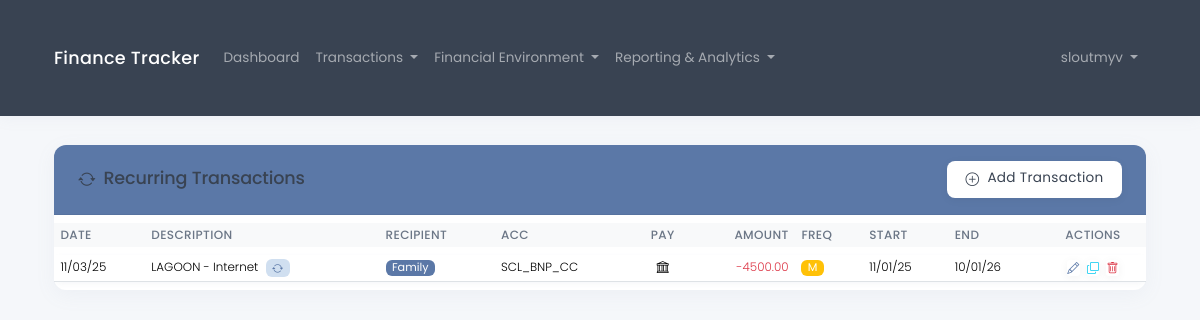
Page /en/transactions/recurring/ (signed in) on the earlier database version.
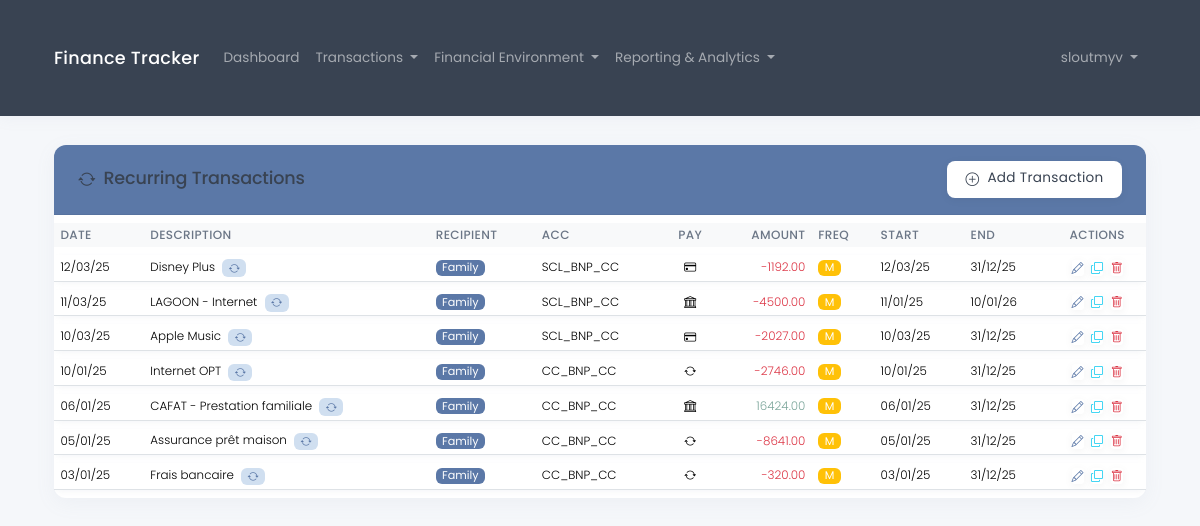
Same page on the later database version.
### core/models.py (models this page shows, shortened)
class Transaction(models.Model):
    TRANSACTION_TYPE_CHOICES = [
        ('expense', _('Expense')),
        ('income', _('Income')),
    ]
    RECURRENCE_CHOICES = [
        ('daily', _('Daily')),
        ('weekly', _('Weekly')),
        ('monthly', _('Monthly')),
        ('quarterly', _('Quarterly')),
        ('annually', _('Annually')),
    ]
    tax_household = models.ForeignKey(
        TaxHousehold,
        on_delete=models.CASCADE,
        related_name='transactions',
        help_text=_("The tax household this transaction belongs to")
    )
    date = models.DateField(
        help_text=_("Date of the transaction")
    )
    description = models.CharField(
        max_length=255,
        help_text=_("Description of the transaction")
    )
    category = models.ForeignKey(
        TransactionCategory,
        on_delete=models.PROTECT,
        related_name='transactions',
        help_text=_("Category of the transaction")
    )
    amount = models.DecimalField(
        max_digits=10,
        decimal_places=2,
        help_text=_("Amount of the transaction")
    )
    is_recurring = models.BooleanField(
        default=False,
        help_text=_("Whether this is a recurring transaction")
    )
    recurrence_period = models.CharField(
        max_length=10,
        choices=RECURRENCE_CHOICES,
        blank=True,
        default='',
        help_text=_("Frequency of recurrence for recurring transactions")
    )
    recurrence_start_date = models.DateField(
        null=True,
        blank=True,
        help_text=_("Start date for recurring transactions")
    )
    recurrence_end_date = models.DateField(
        null=True,
        blank=True,
        help_text=_("End date for recurring transactions (defaults to one year after start date)")
    )
    account = models.ForeignKey(
        BankAccount,
        on_delete=models.PROTECT,
        related_name='transactions',
        help_text=_("Account used for the transaction")
    )
    RECIPIENT_TYPE_CHOICES = [
        ('family', _('Family')),
        ('member', _('Household Member')),
        ('external', _('External')),
    ]
    recipient_type = models.CharField(
        max_length=10,
        choices=RECIPIENT_TYPE_CHOICES,
        default='external',
        help_text=_("Type of recipient")
    )
    recipient_member = models.ForeignKey(
        HouseholdMember,
        on_delete=models.PROTECT,
        related_name='received_transactions',
        null=True,
        blank=True,
        help_text=_("Specific household member when recipient_type is 'member'")
    )
    paired_transaction = models.ForeignKey(
        'self',
        on_delete=models.SET_NULL,
        related_name='reverse_paired_transaction',
        null=True,
        blank=True,
        help_text=_("For transfers, links to the paired transaction (source to destination or vice versa)")
    )
    is_transfer = models.BooleanField(
        default=False,
        help_text=_("Indicates if this transaction is part of a transfer between accounts")
    )
    payment_method = models.ForeignKey(
        PaymentMethod,
        on_delete=models.PROTECT,
        related_name='transactions',
        help_text=_("Payment method used for the transaction")
    )
    transaction_type = models.CharField(
        max_length=10,
        choices=TRANSACTION_TYPE_CHOICES,
        default='expense',
        help_text=_("Type of transaction (expense or income)")
    )
    created_at = models.DateTimeField(auto_now_add=True)
    updated_at = models.DateTimeField(auto_now=True)
    @property
    def clean_description(self):
        import re
        if self.description:
            cleaned_description = re.sub(r'\s+\((from|to)\s+.*?\)$', '', self.description)
            return cleaned_description
        return self.description
    class Meta:
        ordering = ['-date', '-created_at']
        verbose_name = _("Transaction")
        verbose_name_plural = _("Transactions")

class BankAccount(models.Model):
    CURRENCY_CHOICES = [
        ('EUR', _('Euro (€)')),
        ('USD', _('US Dollar ($)')),
        ('GBP', _('British Pound (£)')),
        ('JPY', _('Japanese Yen (¥)')),
        ('CHF', _('Swiss Franc (Fr)')),
        ('AUD', _('Australian Dollar (A$)')),
        ('CAD', _('Canadian Dollar (C$)')),
        ('XPF', _('CFP Franc (₣)')),
        ('CNY', _('Chinese Yuan (¥)')),
    ]
    name = models.CharField(max_length=100, help_text=_("Name of the account"))
    bank_name = models.CharField(max_length=100, help_text=_("Name of the bank"), default="")
    account_type = models.ForeignKey(AccountType, on_delete=models.PROTECT, related_name='accounts', null=True)
    members = models.ManyToManyField(HouseholdMember, related_name='bank_accounts')
    reference = models.CharField(max_length=100, blank=True, help_text=_("Auto-generated reference code"))
    currency = models.CharField(
        max_length=3,
        choices=CURRENCY_CHOICES,
        default='EUR',
        help_text=_("Three-letter currency code")
    )
    balance = models.DecimalField(
        max_digits=12,
        decimal_places=2,
        default=0.0,
        help_text=_("Current balance of the account")
    )
    balance_date = models.DateField(
        default=timezone.now,
        help_text=_("Date when the balance was last updated")
    )
    timestamp = models.DateTimeField(default=timezone.now, help_text=_("Account creation date and time"))
    created_at = models.DateTimeField(auto_now_add=True)
    updated_at = models.DateTimeField(auto_now=True)
    @property
    def short_reference(self):
        return self.reference if self.reference else self.name[:10]
    class Meta:
        ordering = ['bank_name', 'name']

class PaymentMethod(models.Model):
    name = models.CharField(max_length=100, help_text=_("Name of the payment method"))
    icon = models.CharField(max_length=50, blank=True, help_text=_("Bootstrap icon class (e.g., 'bi-credit-card')"))
    is_active = models.BooleanField(default=True, help_text=_("Whether this payment method is active"))
    created_at = models.DateTimeField(auto_now_add=True)
    updated_at = models.DateTimeField(auto_now=True)
    class Meta:
        ordering = ['name']
        verbose_name = _("Payment Method")
        verbose_name_plural = _("Payment Methods")

### core/views.py (the view)
# urls.py: path('transactions/recurring/', views.recurring_transaction_list, name='recurring_transaction_list'),
@login_required
def recurring_transaction_list(request):
    try:
        household = request.user.tax_household
        recurring_transactions = Transaction.objects.filter(
            tax_household=household,
            is_recurring=True,
            is_transfer=False  # Only include non-transfers
        ).order_by('-date', '-created_at')
        context = {
            'transactions': recurring_transactions,
            'is_recurring_view': True,
            'show_recurrence_details': True,  # Flag to show recurrence details in template
        }
        return render(request, 'financial/recurring_transaction_list.html', context)
    except TaxHousehold.DoesNotExist:
        messages.warning(request, _("You need to set up your financial environment first."))
        return redirect('dashboard')

### core/context_processors.py (called while the page is built)
def language_context(request):
    language_code = getattr(request, 'LANGUAGE_CODE', settings.LANGUAGE_CODE)
    return {
        'LANGUAGE_CODE': language_code,
        'LANGUAGES': settings.LANGUAGES,
    }

def currency_context(request):
    selected_currency = request.session.get('currency', 'EUR')
    return {
        'supported_currencies': CurrencyExchangeService.SUPPORTED_CURRENCIES,
        'selected_currency': selected_currency,
    }

### templates/financial/recurring_transaction_list.html (shortened to what the changed rows need)
{% extends 'base.html' %}
{% load i18n %}
{% load i18n_extras %}
{% block content %}
<div class="row mb-4">
    <div class="col-12">
        <div class="card">
            <div class="card-body p-0">
                {% if transactions %}
                <div class="table-responsive">
                    <table class="table table-sm table-hover mb-0">
                        <thead class="table-light">
                            <tr>
                                <th class="small">{% translate_json "Date" %}</th>
                                <th class="small">{% translate_json "Description" %}</th>
                                <th class="small text-start">{% translate_json "Recipient" %}</th>
                                <th class="small">{% translate_json "Acc" %}</th>
                                <th class="small text-center">{% translate_json "Pay" %}</th>
                                <th class="small text-end">{% translate_json "Amount" %}</th>
                                <th class="small">{% translate_json "Freq" %}</th>
                                <th class="small">{% translate_json "Start" %}</th>
                                <th class="small">{% translate_json "End" %}</th>
                                <th class="small text-center">{% translate_json "Actions" %}</th>
                            </tr>
                        </thead>
                        <tbody class="small">
                            {% for transaction in transactions %}
                            {% with end_date=transaction.recurrence_end_date %}
                                {% if not end_date %}
                                    {% with start_date=transaction.recurrence_start_date|default:transaction.date %}
                                        {% with end_date_calc=start_date|date:"d/m/Y"|add_date_years:1 %}
                                            {% now "d/m/y" as current_date %}
                                            {% if end_date_calc < current_date %}
                                                <tr class="table-secondary text-muted" title="{% translate_json 'Recurring transaction has expired' %}">
                                            {% else %}
                                                <tr>
                                            {% endif %}
                                        {% endwith %}
                                    {% endwith %}
                                {% else %}
                                    {% now "Y-m-d" as today_date %}
                                    {% if end_date|date:"Y-m-d" < today_date %}
                                        <tr class="table-secondary text-muted" title="{% translate_json 'Recurring transaction has expired' %}">
                                    {% else %}
                                        <tr>
                                    {% endif %}
                                {% endif %}
                                <td>{{ transaction.date|date:"d/m/y" }}</td>
                                <td>
                                    {{ transaction.clean_description }}
                                    <span class="badge bg-info badge-sm ms-1" title="{% translate_json 'Recurring transaction' %}">
                                        <i class="bi bi-arrow-repeat"></i>
                                    </span>
                                </td>
                                <td class="text-start">
                                    {% if transaction.recipient_type == 'member' and transaction.recipient_member %}
                                        <span title="{{ transaction.recipient_member.first_name }} {{ transaction.recipient_member.last_name }}">
                                            {{ transaction.recipient_member.trigram }}
                                        </span>
                                    {% else %}
                                        <span class="badge bg-primary badge-sm">{% translate_json "Family" %}</span>
                                    {% endif %}
                                </td>
                                <td title="{{ transaction.account.name }}">{{ transaction.account.short_reference }}</td>
                                <td class="text-center">
                                    {% if transaction.payment_method.icon %}
                                        <i class="bi {{ transaction.payment_method.icon }}" title="{{ transaction.payment_method.name }}"></i>
                                    {% else %}
                                        <span title="{{ transaction.payment_method.name }}">{{ transaction.payment_method.name|truncatechars:8 }}</span>
                                    {% endif %}
                                </td>
                                <td class="text-end {% if transaction.transaction_type == 'expense' %}text-danger{% else %}text-success{% endif %}">
                                    {% if transaction.transaction_type == 'expense' %}-{% endif %}{{ transaction.amount }}
                                </td>
                                <td>
                                    {% if transaction.recurrence_period == 'daily' %}
                                        <span class="badge bg-warning badge-sm" title="{% translate_json 'Daily' %}">D</span>
                                    {% elif transaction.recurrence_period == 'weekly' %}
                                        <span class="badge bg-warning badge-sm" title="{% translate_json 'Weekly' %}">W</span>
                                    {% elif transaction.recurrence_period == 'monthly' %}
                                        <span class="badge bg-warning badge-sm" title="{% translate_json 'Monthly' %}">M</span>
                                    {% elif transaction.recurrence_period == 'quarterly' %}
                                        <span class="badge bg-warning badge-sm" title="{% translate_json 'Quarterly' %}">Q</span>
                                    {% elif transaction.recurrence_period == 'annually' %}
                                        <span class="badge bg-warning badge-sm" title="{% translate_json 'Annually' %}">Y</span>
                                    {% else %}
                                        <span class="text-muted">-</span>
                                    {% endif %}
                                </td>
                                <td title="{% translate_json 'Start Date' %}">
                                    {% if transaction.recurrence_start_date %}
                                        {{ transaction.recurrence_start_date|date:"d/m/y" }}
                                    {% else %}
                                        {{ transaction.date|date:"d/m/y" }}
                                    {% endif %}
                                </td>
                                <td title="{% translate_json 'End Date' %}">
                                    {% if transaction.recurrence_end_date %}
                                        {{ transaction.recurrence_end_date|date:"d/m/y" }}
                                    {% else %}
                                        {% with start_date=transaction.recurrence_start_date|default:transaction.date %}
                                            {{ start_date|date:"d/m/Y"|add_date_years:1 }}
                                        {% endwith %}
                                    {% endif %}
                                </td>
                                <td class="text-center">
                                    <div class="transaction-actions">
                                        <a href="{% url 'transaction_update' transaction.id %}" class="btn btn-xs text-primary p-0" title="{% translate_json 'Edit' %}">
                                            <i class="bi bi-pencil"></i>
                                        </a>
                                        <a href="{% url 'transaction_duplicate' transaction.id %}" class="btn btn-xs text-info p-0" title="{% translate_json 'Duplicate' %}">
                                            <i class="bi bi-copy"></i>
                                        </a>
                                        <a href="{% url 'transaction_delete' transaction.id %}" class="btn btn-xs text-danger p-0" title="{% translate_json 'Delete' %}">
                                            <i class="bi bi-trash"></i>
                                        </a>
                                    </div>
                                </td>
                            </tr>
                            {% endwith %}
                            {% endfor %}
                        </tbody>
                    </table>
                </div>
                {% endif %}
            </div>
        </div>
    </div>
</div>
{% endblock %}

Differences in the rows shown:
added Transaction: recurrence_period "M"
added Transaction: recurrence_period "M"
added Transaction: recurrence_period "M"
added Transaction: recurrence_period "M", transaction_type "income" (drawn)
added Transaction: recurrence_period "M"
added Transaction: recurrence_period "M"
